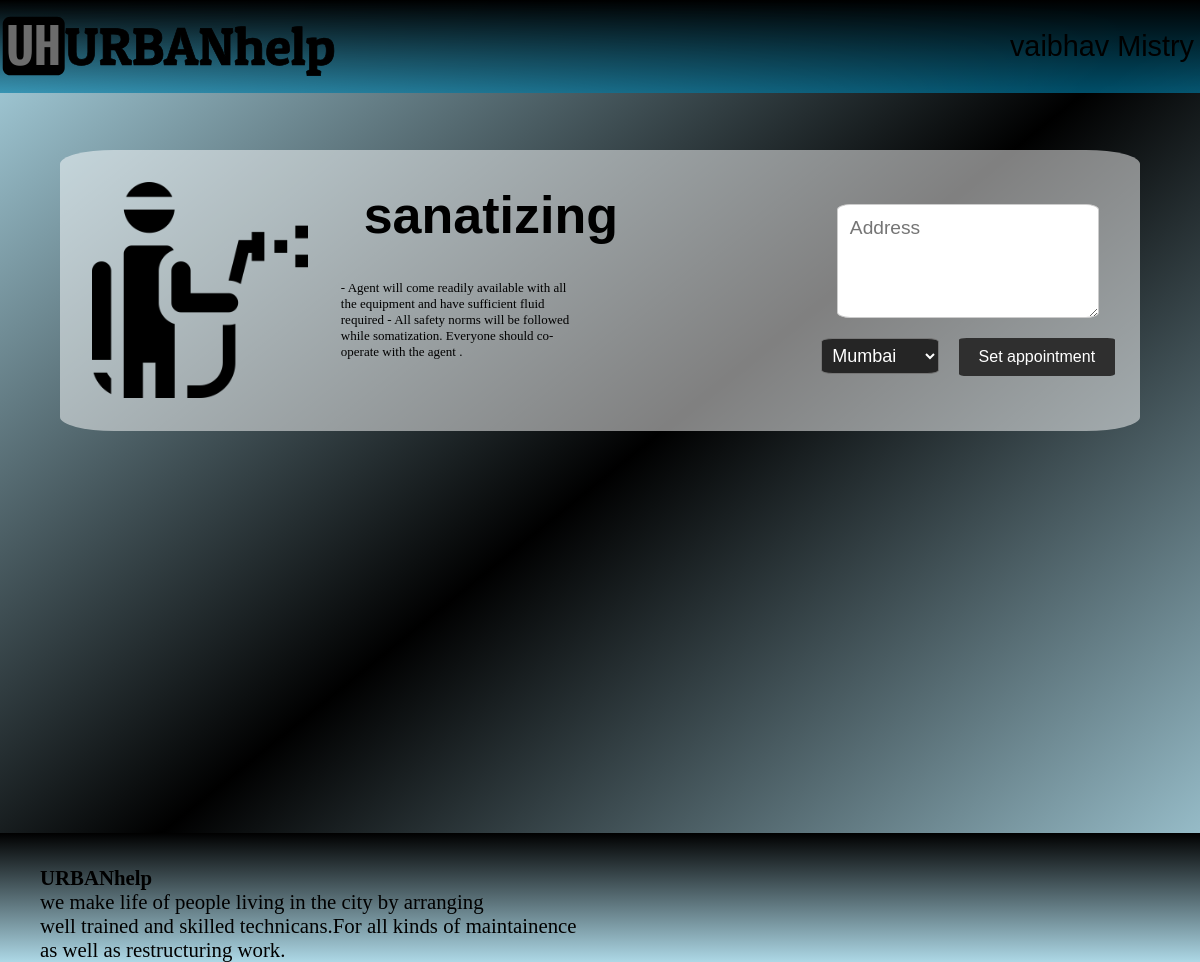
/appointment.php?serviceTitle=sanatizing (signed in), run on the app's committed database.
### tables this page shows
CREATE TABLE `services` (
  `s_id` int(10) NOT NULL,
  `s_title` varchar(50) NOT NULL,
  `s_package` varchar(500) NOT NULL,
  `s_logo_address` varchar(50) NOT NULL
);

### appointment.php (the view, shortened to what this page needs)
<?php
$serviceName = $_GET['serviceTitle'];
include 'header.php';
include 'includes/connect.php';
?>
<!DOCTYPE html>
<html lang="en">
<head>
</head>
<body>
<br><br><br><br><br>
    <?php
if(isset($_SESSION['user'])){
    if($_SESSION['user'] == 'customer'){
        $sql ='SELECT * FROM services WHERE s_title = ?';
        $stmt = mysqli_stmt_init($conn);
        if(!mysqli_stmt_prepare($stmt,$sql)){
        header('Location:..index.php?error=someThingwentWrong');
        exit();
        }
        else{
        mysqli_stmt_bind_param($stmt,'s',$serviceName);
        mysqli_stmt_execute($stmt);
        $result = mysqli_stmt_get_result($stmt);
        $serviceDetails = mysqli_fetch_assoc($result);
        }
    ?>
    <div class="displate">
    <img src="<?php echo $serviceDetails['s_logo_address'] ; ?>" alt="<?php echo $serviceName; ?>">
    <div class="details">
    <div class="besides">
    <h1><?php echo $serviceDetails['s_title']; ?></h1>
    <p>
    <?php echo $serviceDetails['s_package']; ?>
    </p>
    </div>
    </div>
    <div class="appointment">
    <form action="includes/appointments.inc.php" method="post">
    <textarea name="address" id="address" cols="500" rows="4" placeholder ="Address" ></textarea>
    <select name="City" id="city">
    <option value="Mumbai">Mumbai</option>
    </select>
    <button type=submit >Set appointment</button>
    </form>
    </div>
    <?php
    }
}else{
header("Location:index.php?unauthorized access");
exit();
}
    ?>
</div>
<br><br><br><br><br><br><br><br><br><br><br><br><br><br><br><br><br><br><br>
</body>
</html>
<?php
include 'footer.php';
?>

### style.css (style rules this page uses)
html { height: auto; }
body { height:100%; margin: 0%; background-repeat: no-repeat; background: linear-gradient(to top left,lightblue,black,lightblue ); background-repeat: no-repeat; }
textarea { width: 82%; padding: 12px; border: 1px solid #ccc; border-radius: 4px; box-sizing: border-box; resize: vertical; }
.displate { display: flex; justify-content:left; margin: 5%; background-color: rgba(255,255,255,0.5); border-radius: 5%; }
.displate img { padding: 3%; width: 20%; }
.besides { font-size: small; margin: 10%; margin-left: 0; }
.displate h1 { color: black; font-family: Arial, Helvetica, sans-serif; margin-left: 10%; font-size: 400%; }
.appointment { margin-left: 5%; margin-top: 5%; align-items: center; border-radius: 5%; }
.appointment form { margin-left: 35% }
.appointment button { margin-top: 5%; margin-left: 5%; background-color: #2f2f2f; border: none; color: white; padding: 10px 20px; text-align: center; text-decoration: none; display: inline-block; font-size: 16px; border-radius: 5%; }
.appointment textarea { margin-left: 5%; border-radius: 5%; color: black; font-family: Arial, Helvetica, sans-serif; font-size: larger; }
.appointment select { padding: 2%; border-radius: 10%; background-color:rgb(37, 37, 37); border: 60%; font-size: large; color: white; }

### data on the page
services: s_logo_address (picture), s_title "sanatizing", s_package "- Agent will come readily available with all the equipment and have sufficient fluid required - All safety norms will be followed while somatization. Everyone should co-operate with the agent ."

### other printed values
$_SESSION['name'] "vaibhav Mistry"
